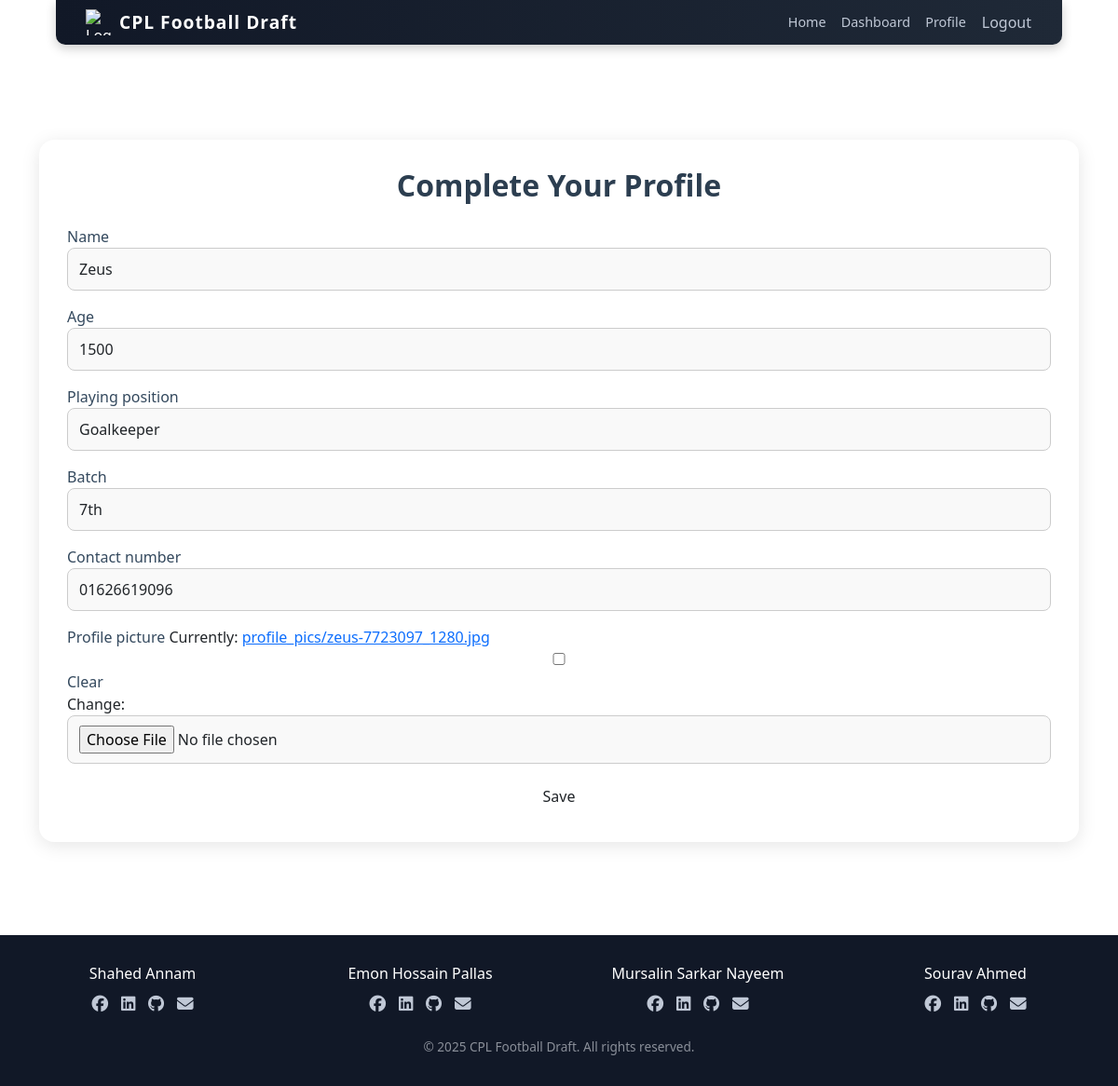
/player/complete-profile/ (signed in), run on the app's committed database.
### player/models.py (models this page shows, shortened)
class Player(models.Model):
    POSITION_CHOICES = [
        ('Midfielder', 'Midfielder'),
        ('Goalkeeper', 'Goalkeeper'),
        ('Forward', 'Forward'),
        ('Defender', 'Defender'),
    ]
    user = models.ForeignKey(settings.AUTH_USER_MODEL, on_delete=models.CASCADE)
    name = models.CharField(max_length=100)
    age = models.IntegerField()
    playing_position = models.CharField(max_length=20, choices=POSITION_CHOICES)
    batch = models.CharField(max_length=10)
    contact_number = models.CharField(max_length=15, blank=True, null=True)
    profile_picture = models.ImageField(upload_to='profile_pics/', blank=True, null=True)
    assigned_team = models.CharField(max_length=100, default="Not bought yet")
    registered_at = models.DateTimeField(auto_now_add=True)
    price = models.IntegerField(default=100)

### player/views.py (the view)
# urls.py: path('complete-profile/', views.complete_profile, name='complete_profile')
@login_required
def complete_profile(request):
    try:
        profile = Player.objects.get(user=request.user)
        form = PlayerProfileForm(request.POST or None, request.FILES or None, instance=profile)
    except Player.DoesNotExist:
        form = PlayerProfileForm(request.POST or None, request.FILES or None)
    if request.method == 'POST':
        if form.is_valid():
            profile = form.save(commit=False)
            profile.user = request.user
            profile.save()
            return redirect('player:dashboard')  # or your desired redirect
    return render(request, 'player/complete_profile.html', {'form': form})

### player/forms.py
class PlayerProfileForm(forms.ModelForm):
    class Meta:
        model = Player
        fields = ['name', 'age', 'playing_position', 'batch', 'contact_number', 'profile_picture']
        widgets = {
            'name': forms.TextInput(attrs={'class': 'form-control', 'placeholder': 'Your full name'}),
            'age': forms.NumberInput(attrs={'class': 'form-control', 'placeholder': 'Your age'}),
            'playing_position': forms.Select(attrs={'class': 'form-control'}),
            'batch': forms.TextInput(attrs={'class': 'form-control', 'placeholder': 'e.g. 48th'}),
            'contact_number': forms.TextInput(attrs={'class': 'form-control', 'placeholder': 'Your contact number'}),
        }

### templates/player/complete_profile.html (shortened to what this page needs)
{% extends 'CPL/base.html' %}
{% load static %}
{% block head %}
<link rel="stylesheet" href="{% static 'player/styleComplete_profile.css' %}">
{% endblock %}
{% block content %}
<div class="container complete-profile-container">
    <div class="profile-card">
        <h2 class="text-center mb-4">Complete Your Profile</h2>
        <form method="POST" enctype="multipart/form-data">
            {% for field in form %}
                <div class="form-group mb-3">
                    <label for="{{ field.id_for_label }}">{{ field.label }}</label>
                    {{ field }}
                </div>
            {% endfor %}
            <div class="text-center">
                <button type="submit" class="btn submit-btn">Save</button>
            </div>
        </form>
    </div>
</div>
{% endblock %}

### static/player/styleComplete_profile.css (style rules this page uses)
.complete-profile-container { max-width: 600px; margin: 50px auto; padding: 0 15px; }
.profile-card { background-color: #fff; padding: 30px; border-radius: 16px; box-shadow: 0 4px 20px rgba(0, 0, 0, 0.1); }
.profile-card h2 { font-weight: 600; color: #2c3e50; }
.form-group label { font-weight: 500; color: #34495e; }
.form-group input, .form-group select { width: 100%; padding: 10px 12px; border-radius: 8px; border: 1px solid #ccc; background-color: #f9f9f9; }
.submit-btn { background-color: #3498db; color: white; padding: 10px 20px; border-radius: 10px; border: none; transition: 0.3s ease; }

### data on the page
Player: form "Zeus" "1500" "Goalkeeper" "7th" "01626619096"

### other printed values
{{ field.label }} "Name" "Age" "Playing position" "Batch" "Contact number" "Profile picture"
